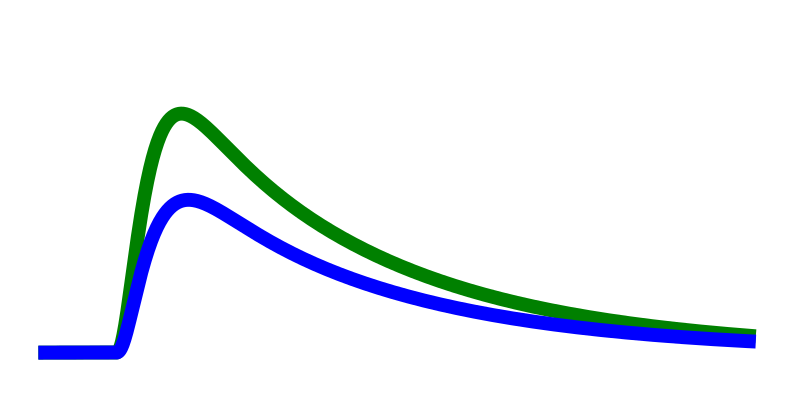

Generate this figure with Python:
import csv
import os
from itertools import zip_longest
from pathlib import Path

import matplotlib

matplotlib.use("Agg")

import matplotlib.pyplot as plt
import numpy as np


SCRIPT_DIR = Path(__file__).resolve().parent
ROOT = SCRIPT_DIR.parents[2]
DATA_DIR = ROOT / "nc_final_data" / "Figure4" / "Figure4_d3"
SOURCE_DIR = ROOT / "nc_final_source_data" / "Figure4" / "Figure4_d3"




def write_columns(path, columns, arrays):
    values = [np.asarray(value) for value in arrays]
    if any(value.ndim != 1 for value in values) or len(columns) != len(values):
        raise ValueError("Unexpected source data shape")
    values = [value.astype(np.float64) if value.dtype == np.float32 else value for value in values]
    path.parent.mkdir(parents=True, exist_ok=True)
    temporary = path.with_name(f".{path.name}.{os.getpid()}.tmp")
    try:
        with temporary.open("w", encoding="utf-8", newline="") as stream:
            writer = csv.writer(stream)
            writer.writerow(columns)
            writer.writerows(zip_longest(*values, fillvalue=""))
        os.replace(temporary, path)
    finally:
        if temporary.exists():
            temporary.unlink()


_SOURCE_COLUMNS = {}


_SOURCE_COLUMNS = {}


def collect_source(path, value, allow_pickle=False):
    name = Path(path).stem
    name = {"neuron_psp": "NEURON", "dbnn_kernel": "DBNN"}.get(name, name)
    _SOURCE_COLUMNS[name] = np.asarray(value)


def draw_figure():
    names = ("epsp_voltage", "ipsp_voltage", "ssp_voltage")
    voltages = [np.load(DATA_DIR / (name + ".npy"), allow_pickle=False) for name in names]
    if any(v.shape != (2001,) or not np.isfinite(v).all() for v in voltages):
        raise ValueError("Expected three finite 2001-sample voltage traces")
    if not np.allclose([v[0] for v in voltages], voltages[0][0], rtol=0, atol=1e-12):
        raise ValueError("The three traces must share the same baseline")
    time_ms = np.arange(2001, dtype=np.float64) * 0.1
    epsp, ipsp, ssp = (v - v[0] for v in voltages)
    linear_sum = epsp + ipsp
    SOURCE_DIR.mkdir(parents=True, exist_ok=True)
    collect_source(SOURCE_DIR / "time_ms.npy", time_ms, allow_pickle=False)
    collect_source(SOURCE_DIR / "linear_sum_mV.npy", linear_sum, allow_pickle=False)
    collect_source(SOURCE_DIR / "ssp_mV.npy", ssp, allow_pickle=False)
    with plt.rc_context({"pdf.fonttype": 42}):
        fig, ax = plt.subplots(figsize=(10, 5))
        ax.plot(time_ms, linear_sum, color="green", linewidth=10)
        ax.plot(time_ms, ssp, color="blue", linewidth=10)
        ax.set_ylim(-0.1, 0.8)
        ax.axis("off")
        fig.savefig(SCRIPT_DIR / "Figure4_d3.pdf", bbox_inches="tight")
        plt.close(fig)


def main():
    _SOURCE_COLUMNS.clear()
    draw_figure()
    write_columns(SOURCE_DIR / f"{SCRIPT_DIR.name}.csv", tuple(_SOURCE_COLUMNS), tuple(_SOURCE_COLUMNS.values()))


if __name__ == "__main__":
    main()
